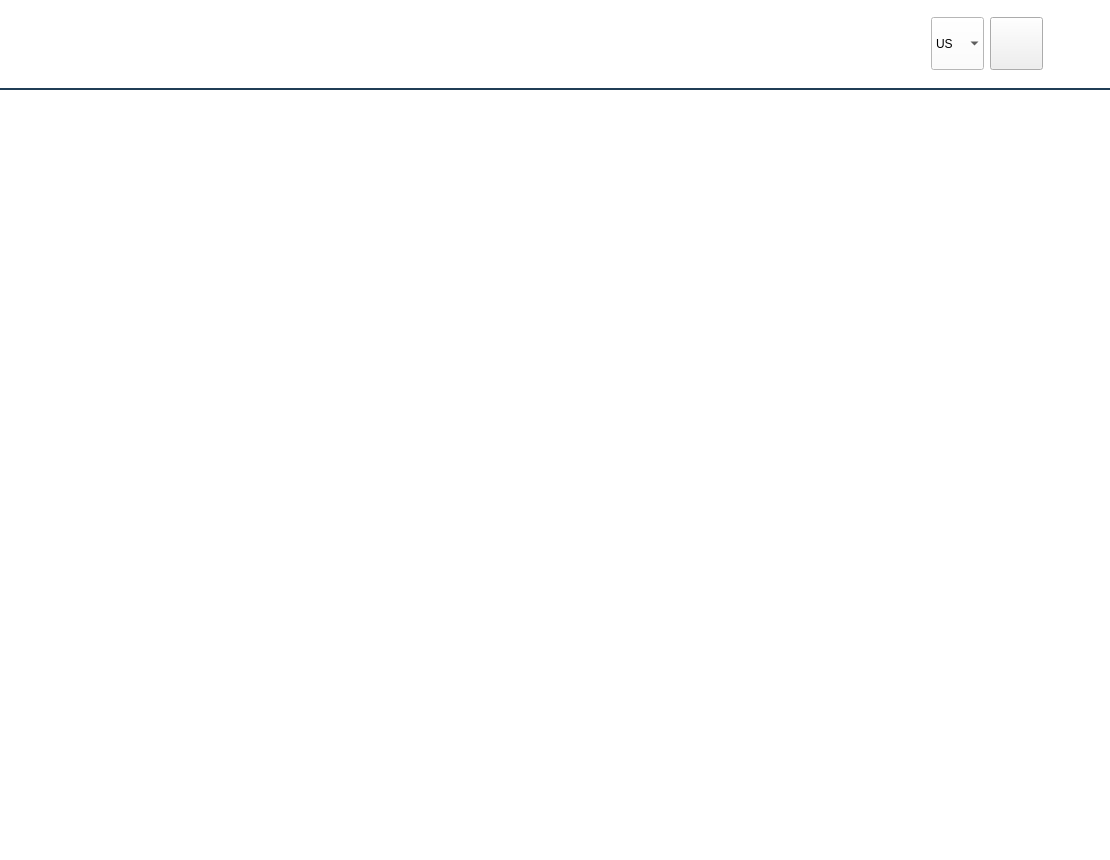
<?xml version="1.0" encoding="UTF-8"?>
<ui version="4.0">
 <class>App</class>
 <widget class="QMainWindow" name="App">
  <property name="geometry">
   <rect>
    <x>0</x>
    <y>0</y>
    <width>1110</width>
    <height>860</height>
   </rect>
  </property>
  <property name="minimumSize">
   <size>
    <width>1024</width>
    <height>768</height>
   </size>
  </property>
  <property name="windowTitle">
   <string>App</string>
  </property>
  <property name="windowIcon">
   <iconset>
    <normaloff>:/simple/logo</normaloff>:/simple/logo</iconset>
  </property>
  <property name="styleSheet">
   <string notr="true">/************************************************
*
* VRMaker Style Sheet
*
* Author: Easlee Liu
*
************************************************/

/*---------------------------------------------------------
*----------------------------------------------------------
*
* 标题栏
*
*----------------------------------------------------------
*--------------------------------------------------------*/

/* 背景 */
QWidget#__titlebar{
	background-color: rgb(255,255,255);
}

QWidget#line{
	background-color: #203e56;
}


QStackedWidget#__titlebar_left QWidget{
	background: transparent;
}

QStackedWidget#__titlebar_middle QWidget{
	background: transparent;
}

/* 关闭按钮 */
QPushButton#__btn_close{
	border-image: url(:/app/simple/close) 0 0 0 0;
	border: 0 1 0 1;
}
QPushButton#__btn_close:pressed{
	border-image: url(:/app/simple/close_pressed) 0 0 0 0;
}
/* 最小化按钮 */
QPushButton#__btn_minimize{
	border-image: url(:/app/simple/minimal) 0 0 0 0;
}
QPushButton#__btn_minimize:pressed{
	border-image: url(:/app/simple/minimal_pressed) 0 0 0 0;
}

/* 返回按钮 */
QPushButton#__btnGoHome{
	border-image: url(:/app/simple/img/back_normal.png);
}
QPushButton#__btnGoHome:pressed{
	border-image: url(:/app/simple/img/back_pressed.png);
}

/*---------------------------------------------------------
*----------------------------------------------------------
*
* 启动界面
*
*----------------------------------------------------------
*--------------------------------------------------------*/

QWidget#page_launcher{
	background-color: rgb(255,255,255);
}


/*---------------------------------------------------------
*----------------------------------------------------------
*
* 主界面
*
*----------------------------------------------------------
*--------------------------------------------------------*/

QWidget#page_home{
	background-color: rgb(255,255,255);
}</string>
  </property>
  <widget class="QWidget" name="centralWidget">
   <layout class="QVBoxLayout" name="verticalLayout">
    <property name="spacing">
     <number>0</number>
    </property>
    <property name="leftMargin">
     <number>0</number>
    </property>
    <property name="topMargin">
     <number>0</number>
    </property>
    <property name="rightMargin">
     <number>0</number>
    </property>
    <property name="bottomMargin">
     <number>0</number>
    </property>
    <item>
     <widget class="HeaderWidget" name="__titlebar" native="true">
      <property name="minimumSize">
       <size>
        <width>0</width>
        <height>90</height>
       </size>
      </property>
      <property name="maximumSize">
       <size>
        <width>16777215</width>
        <height>90</height>
       </size>
      </property>
      <layout class="QVBoxLayout" name="verticalLayout_5">
       <property name="spacing">
        <number>0</number>
       </property>
       <property name="leftMargin">
        <number>0</number>
       </property>
       <property name="topMargin">
        <number>0</number>
       </property>
       <property name="rightMargin">
        <number>0</number>
       </property>
       <property name="bottomMargin">
        <number>0</number>
       </property>
       <item>
        <layout class="QHBoxLayout" name="horizontalLayout_6">
         <property name="spacing">
          <number>0</number>
         </property>
         <item>
          <widget class="QStackedWidget" name="__titlebar_left">
           <property name="minimumSize">
            <size>
             <width>222</width>
             <height>0</height>
            </size>
           </property>
           <property name="maximumSize">
            <size>
             <width>222</width>
             <height>16777215</height>
            </size>
           </property>
           <property name="currentIndex">
            <number>0</number>
           </property>
           <widget class="QWidget" name="tb_l_logo">
            <layout class="QHBoxLayout" name="horizontalLayout_7">
             <property name="spacing">
              <number>0</number>
             </property>
             <property name="leftMargin">
              <number>0</number>
             </property>
             <property name="topMargin">
              <number>0</number>
             </property>
             <property name="rightMargin">
              <number>0</number>
             </property>
             <property name="bottomMargin">
              <number>0</number>
             </property>
             <item>
              <widget class="QLabel" name="img_small_logo">
               <property name="text">
                <string/>
               </property>
               <property name="pixmap">
                <pixmap resource="App.qrc">:/app/simple/logo_small</pixmap>
               </property>
               <property name="scaledContents">
                <bool>false</bool>
               </property>
               <property name="alignment">
                <set>Qt::AlignCenter</set>
               </property>
              </widget>
             </item>
            </layout>
           </widget>
           <widget class="QWidget" name="tb_l_back">
            <layout class="QHBoxLayout" name="horizontalLayout_4">
             <property name="spacing">
              <number>0</number>
             </property>
             <property name="leftMargin">
              <number>0</number>
             </property>
             <property name="topMargin">
              <number>0</number>
             </property>
             <property name="rightMargin">
              <number>60</number>
             </property>
             <property name="bottomMargin">
              <number>0</number>
             </property>
             <item>
              <widget class="QPushButton" name="__btnGoHome">
               <property name="sizePolicy">
                <sizepolicy hsizetype="Minimum" vsizetype="Preferred">
                 <horstretch>0</horstretch>
                 <verstretch>0</verstretch>
                </sizepolicy>
               </property>
               <property name="minimumSize">
                <size>
                 <width>113</width>
                 <height>62</height>
                </size>
               </property>
               <property name="maximumSize">
                <size>
                 <width>113</width>
                 <height>62</height>
                </size>
               </property>
               <property name="text">
                <string/>
               </property>
              </widget>
             </item>
            </layout>
           </widget>
          </widget>
         </item>
         <item>
          <widget class="QStackedWidget" name="__titlebar_middle">
           <property name="sizePolicy">
            <sizepolicy hsizetype="Expanding" vsizetype="Preferred">
             <horstretch>0</horstretch>
             <verstretch>0</verstretch>
            </sizepolicy>
           </property>
           <property name="accessibleName">
            <string/>
           </property>
           <property name="currentIndex">
            <number>1</number>
           </property>
           <widget class="QWidget" name="__titlebar_container">
            <layout class="QHBoxLayout" name="horizontalLayout_3">
             <property name="spacing">
              <number>0</number>
             </property>
             <property name="leftMargin">
              <number>0</number>
             </property>
             <property name="topMargin">
              <number>0</number>
             </property>
             <property name="rightMargin">
              <number>0</number>
             </property>
             <property name="bottomMargin">
              <number>0</number>
             </property>
             <item>
              <spacer name="horizontalSpacer">
               <property name="orientation">
                <enum>Qt::Horizontal</enum>
               </property>
               <property name="sizeHint" stdset="0">
                <size>
                 <width>40</width>
                 <height>20</height>
                </size>
               </property>
              </spacer>
             </item>
            </layout>
           </widget>
           <widget class="QWidget" name="__toolbar_root">
            <layout class="QHBoxLayout" name="horizontalLayout_26">
             <property name="spacing">
              <number>0</number>
             </property>
             <property name="leftMargin">
              <number>0</number>
             </property>
             <property name="topMargin">
              <number>0</number>
             </property>
             <property name="rightMargin">
              <number>0</number>
             </property>
             <property name="bottomMargin">
              <number>0</number>
             </property>
             <item>
              <spacer name="__toolbar_left_space">
               <property name="orientation">
                <enum>Qt::Horizontal</enum>
               </property>
               <property name="sizeHint" stdset="0">
                <size>
                 <width>40</width>
                 <height>20</height>
                </size>
               </property>
              </spacer>
             </item>
             <item>
              <widget class="QWidget" name="__toolbar_container" native="true">
               <layout class="QHBoxLayout" name="horizontalLayout_8">
                <property name="spacing">
                 <number>0</number>
                </property>
                <property name="leftMargin">
                 <number>0</number>
                </property>
                <property name="topMargin">
                 <number>0</number>
                </property>
                <property name="rightMargin">
                 <number>0</number>
                </property>
                <property name="bottomMargin">
                 <number>0</number>
                </property>
               </layout>
              </widget>
             </item>
             <item>
              <spacer name="__toolbar_right_space">
               <property name="orientation">
                <enum>Qt::Horizontal</enum>
               </property>
               <property name="sizeHint" stdset="0">
                <size>
                 <width>40</width>
                 <height>20</height>
                </size>
               </property>
              </spacer>
             </item>
            </layout>
           </widget>
          </widget>
         </item>
         <item>
          <widget class="QWidget" name="__titlebar_right" native="true">
           <property name="sizePolicy">
            <sizepolicy hsizetype="Preferred" vsizetype="Preferred">
             <horstretch>0</horstretch>
             <verstretch>0</verstretch>
            </sizepolicy>
           </property>
           <property name="minimumSize">
            <size>
             <width>0</width>
             <height>0</height>
            </size>
           </property>
           <property name="maximumSize">
            <size>
             <width>190</width>
             <height>16777215</height>
            </size>
           </property>
           <layout class="QVBoxLayout" name="verticalLayout_2">
            <property name="rightMargin">
             <number>19</number>
            </property>
            <item>
             <widget class="QWidget" name="widget_right" native="true">
              <property name="sizePolicy">
               <sizepolicy hsizetype="Preferred" vsizetype="Preferred">
                <horstretch>0</horstretch>
                <verstretch>0</verstretch>
               </sizepolicy>
              </property>
              <property name="minimumSize">
               <size>
                <width>170</width>
                <height>0</height>
               </size>
              </property>
              <property name="maximumSize">
               <size>
                <width>178</width>
                <height>55</height>
               </size>
              </property>
              <property name="baseSize">
               <size>
                <width>0</width>
                <height>0</height>
               </size>
              </property>
              <layout class="QHBoxLayout" name="horizontalLayout">
               <property name="leftMargin">
                <number>0</number>
               </property>
               <property name="topMargin">
                <number>0</number>
               </property>
               <property name="rightMargin">
                <number>0</number>
               </property>
               <property name="bottomMargin">
                <number>0</number>
               </property>
               <item>
                <widget class="QComboBox" name="__combo_language">
                 <property name="minimumSize">
                  <size>
                   <width>53</width>
                   <height>53</height>
                  </size>
                 </property>
                 <property name="maximumSize">
                  <size>
                   <width>53</width>
                   <height>53</height>
                  </size>
                 </property>
                 <property name="autoFillBackground">
                  <bool>false</bool>
                 </property>
                 <property name="styleSheet">
                  <string notr="true">background-color: rgb(255, 255, 255);</string>
                 </property>
                 <property name="currentText">
                  <string notr="true">US</string>
                 </property>
                 <property name="maxCount">
                  <number>16</number>
                 </property>
                 <property name="iconSize">
                  <size>
                   <width>32</width>
                   <height>32</height>
                  </size>
                 </property>
                 <property name="frame">
                  <bool>false</bool>
                 </property>
                 <item>
                  <property name="text">
                   <string>US</string>
                  </property>
                  <property name="icon">
                   <iconset resource="App.qrc">
                    <normaloff>:/app/simple/img/-e-US.png</normaloff>:/app/simple/img/-e-US.png</iconset>
                  </property>
                 </item>
                 <item>
                  <property name="text">
                   <string>CN</string>
                  </property>
                  <property name="icon">
                   <iconset resource="App.qrc">
                    <normaloff>:/app/simple/img/-e-CN.png</normaloff>:/app/simple/img/-e-CN.png</iconset>
                  </property>
                 </item>
                 <item>
                  <property name="text">
                   <string>FR</string>
                  </property>
                  <property name="icon">
                   <iconset resource="App.qrc">
                    <normaloff>:/app/simple/img/-e-FR.png</normaloff>:/app/simple/img/-e-FR.png</iconset>
                  </property>
                 </item>
                 <item>
                  <property name="text">
                   <string>ES</string>
                  </property>
                  <property name="icon">
                   <iconset resource="App.qrc">
                    <normaloff>:/app/simple/img/-e-ES.png</normaloff>:/app/simple/img/-e-ES.png</iconset>
                  </property>
                 </item>
                 <item>
                  <property name="text">
                   <string>IT</string>
                  </property>
                  <property name="icon">
                   <iconset resource="App.qrc">
                    <normaloff>:/app/simple/img/-e-IT.png</normaloff>:/app/simple/img/-e-IT.png</iconset>
                  </property>
                 </item>
                 <item>
                  <property name="text">
                   <string>JP</string>
                  </property>
                  <property name="icon">
                   <iconset resource="App.qrc">
                    <normaloff>:/app/simple/img/-e-JP.png</normaloff>:/app/simple/img/-e-JP.png</iconset>
                  </property>
                 </item>
                 <item>
                  <property name="text">
                   <string>KR</string>
                  </property>
                  <property name="icon">
                   <iconset resource="App.qrc">
                    <normaloff>:/app/simple/img/-e-KR.png</normaloff>:/app/simple/img/-e-KR.png</iconset>
                  </property>
                 </item>
                 <item>
                  <property name="text">
                   <string>PT</string>
                  </property>
                  <property name="icon">
                   <iconset resource="App.qrc">
                    <normaloff>:/app/simple/img/-e-PT.png</normaloff>:/app/simple/img/-e-PT.png</iconset>
                  </property>
                 </item>
                 <item>
                  <property name="text">
                   <string>DE</string>
                  </property>
                  <property name="icon">
                   <iconset resource="App.qrc">
                    <normaloff>:/app/simple/img/-e-DE.png</normaloff>:/app/simple/img/-e-DE.png</iconset>
                  </property>
                 </item>
                 <item>
                  <property name="text">
                   <string>RU</string>
                  </property>
                  <property name="icon">
                   <iconset resource="App.qrc">
                    <normaloff>:/app/simple/img/-e-RU.png</normaloff>:/app/simple/img/-e-RU.png</iconset>
                  </property>
                 </item>
                </widget>
               </item>
               <item>
                <widget class="QPushButton" name="__btn_minimize">
                 <property name="minimumSize">
                  <size>
                   <width>53</width>
                   <height>53</height>
                  </size>
                 </property>
                 <property name="maximumSize">
                  <size>
                   <width>53</width>
                   <height>53</height>
                  </size>
                 </property>
                 <property name="text">
                  <string/>
                 </property>
                 <property name="autoRepeat">
                  <bool>false</bool>
                 </property>
                 <property name="flat">
                  <bool>false</bool>
                 </property>
                </widget>
               </item>
               <item>
                <widget class="QPushButton" name="__btn_close">
                 <property name="minimumSize">
                  <size>
                   <width>53</width>
                   <height>53</height>
                  </size>
                 </property>
                 <property name="maximumSize">
                  <size>
                   <width>53</width>
                   <height>53</height>
                  </size>
                 </property>
                 <property name="text">
                  <string/>
                 </property>
                 <property name="iconSize">
                  <size>
                   <width>32</width>
                   <height>32</height>
                  </size>
                 </property>
                 <property name="flat">
                  <bool>false</bool>
                 </property>
                </widget>
               </item>
              </layout>
             </widget>
            </item>
           </layout>
          </widget>
         </item>
        </layout>
       </item>
       <item>
        <widget class="QWidget" name="line" native="true">
         <property name="minimumSize">
          <size>
           <width>0</width>
           <height>2</height>
          </size>
         </property>
         <property name="maximumSize">
          <size>
           <width>16777215</width>
           <height>2</height>
          </size>
         </property>
        </widget>
       </item>
      </layout>
     </widget>
    </item>
    <item>
     <widget class="QStackedWidget" name="__pages">
      <property name="currentIndex">
       <number>1</number>
      </property>
      <widget class="QWidget" name="page_launcher">
       <layout class="QVBoxLayout" name="verticalLayout_4">
        <property name="spacing">
         <number>0</number>
        </property>
        <property name="topMargin">
         <number>20</number>
        </property>
        <property name="bottomMargin">
         <number>20</number>
        </property>
        <item>
         <spacer name="verticalSpacer">
          <property name="orientation">
           <enum>Qt::Vertical</enum>
          </property>
          <property name="sizeHint" stdset="0">
           <size>
            <width>20</width>
            <height>40</height>
           </size>
          </property>
         </spacer>
        </item>
        <item>
         <layout class="QHBoxLayout" name="horizontalLayout_5">
          <item>
           <spacer name="horizontalSpacer_3">
            <property name="orientation">
             <enum>Qt::Horizontal</enum>
            </property>
            <property name="sizeHint" stdset="0">
             <size>
              <width>40</width>
              <height>20</height>
             </size>
            </property>
           </spacer>
          </item>
          <item>
           <widget class="QLabel" name="__loading_movie">
            <property name="text">
             <string/>
            </property>
            <property name="scaledContents">
             <bool>true</bool>
            </property>
           </widget>
          </item>
          <item>
           <spacer name="horizontalSpacer_4">
            <property name="orientation">
             <enum>Qt::Horizontal</enum>
            </property>
            <property name="sizeHint" stdset="0">
             <size>
              <width>40</width>
              <height>20</height>
             </size>
            </property>
           </spacer>
          </item>
         </layout>
        </item>
        <item>
         <spacer name="verticalSpacer_3">
          <property name="orientation">
           <enum>Qt::Vertical</enum>
          </property>
          <property name="sizeType">
           <enum>QSizePolicy::Fixed</enum>
          </property>
          <property name="sizeHint" stdset="0">
           <size>
            <width>20</width>
            <height>40</height>
           </size>
          </property>
         </spacer>
        </item>
        <item>
         <widget class="QLabel" name="label">
          <property name="text">
           <string/>
          </property>
          <property name="pixmap">
           <pixmap resource="App.qrc">:/app/simple/loading</pixmap>
          </property>
          <property name="alignment">
           <set>Qt::AlignCenter</set>
          </property>
         </widget>
        </item>
        <item>
         <widget class="QLabel" name="__loading_tip">
          <property name="maximumSize">
           <size>
            <width>16777215</width>
            <height>0</height>
           </size>
          </property>
          <property name="font">
           <font>
            <pointsize>11</pointsize>
            <weight>50</weight>
            <italic>false</italic>
            <bold>false</bold>
           </font>
          </property>
          <property name="text">
           <string>正在初始化，请稍后...</string>
          </property>
          <property name="alignment">
           <set>Qt::AlignCenter</set>
          </property>
         </widget>
        </item>
        <item>
         <spacer name="verticalSpacer_2">
          <property name="orientation">
           <enum>Qt::Vertical</enum>
          </property>
          <property name="sizeType">
           <enum>QSizePolicy::Expanding</enum>
          </property>
          <property name="sizeHint" stdset="0">
           <size>
            <width>20</width>
            <height>60</height>
           </size>
          </property>
         </spacer>
        </item>
        <item>
         <widget class="QLabel" name="txt_copyright">
          <property name="font">
           <font>
            <pointsize>14</pointsize>
            <weight>50</weight>
            <italic>false</italic>
            <bold>false</bold>
           </font>
          </property>
          <property name="text">
           <string/>
          </property>
          <property name="pixmap">
           <pixmap resource="App.qrc">:/app/simple/copyright</pixmap>
          </property>
          <property name="alignment">
           <set>Qt::AlignCenter</set>
          </property>
         </widget>
        </item>
       </layout>
      </widget>
      <widget class="QWidget" name="page_home">
       <layout class="QVBoxLayout" name="verticalLayout_3">
        <property name="spacing">
         <number>0</number>
        </property>
        <property name="leftMargin">
         <number>0</number>
        </property>
        <property name="topMargin">
         <number>0</number>
        </property>
        <property name="rightMargin">
         <number>0</number>
        </property>
        <property name="bottomMargin">
         <number>0</number>
        </property>
        <item>
         <widget class="QWidget" name="__panel_container" native="true">
          <layout class="QHBoxLayout" name="horizontalLayout_2">
           <property name="spacing">
            <number>0</number>
           </property>
           <property name="leftMargin">
            <number>0</number>
           </property>
           <property name="topMargin">
            <number>0</number>
           </property>
           <property name="rightMargin">
            <number>0</number>
           </property>
           <property name="bottomMargin">
            <number>0</number>
           </property>
          </layout>
         </widget>
        </item>
       </layout>
      </widget>
     </widget>
    </item>
   </layout>
  </widget>
 </widget>
 <layoutdefault spacing="6" margin="11"/>
 <customwidgets>
  <customwidget>
   <class>HeaderWidget</class>
   <extends>QWidget</extends>
   <header>HeaderWidget.h</header>
   <container>1</container>
  </customwidget>
 </customwidgets>
 <resources>
  <include location="App.qrc"/>
 </resources>
 <connections/>
</ui>
